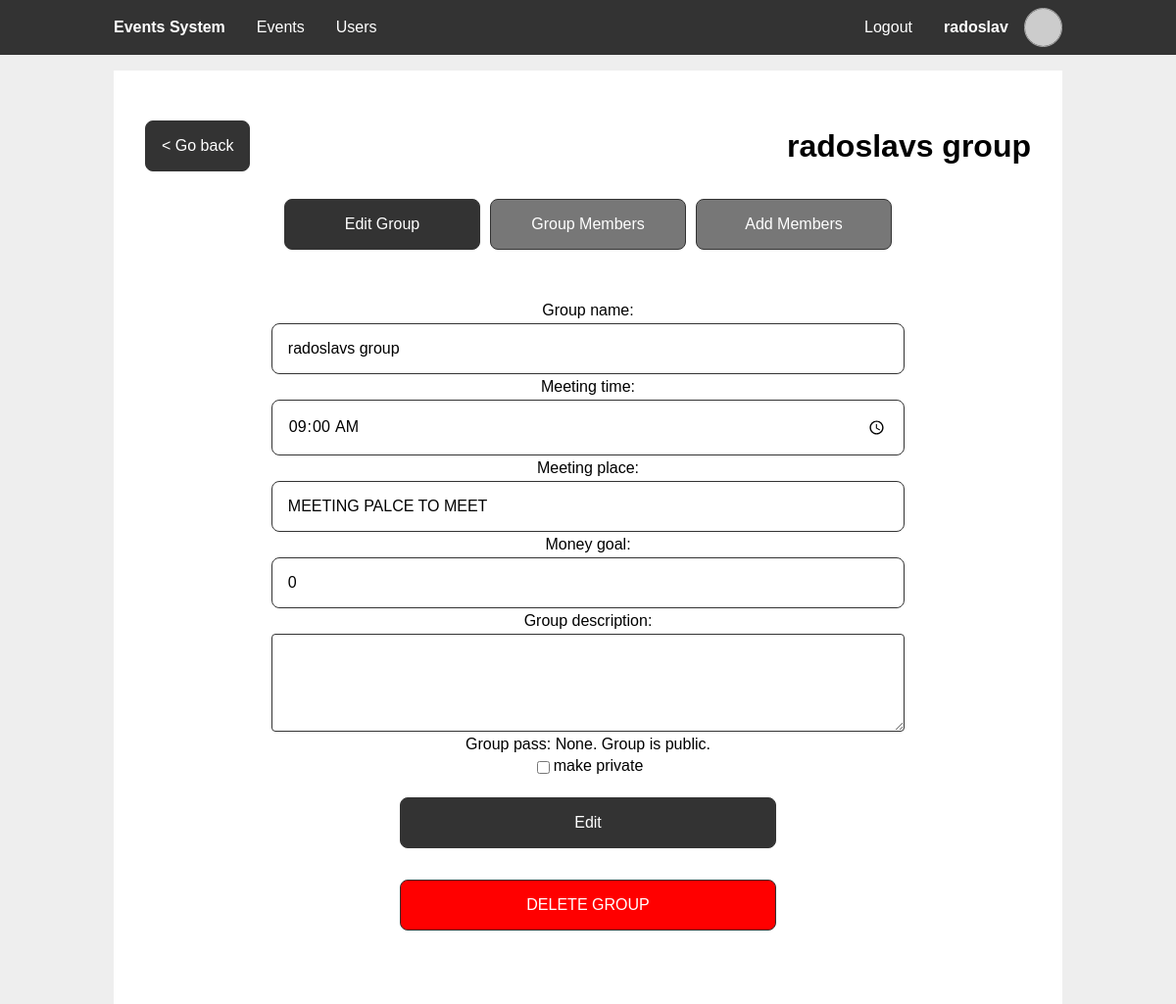
Page /group_edit.php?event_id=1&group_id=1&year=2025 (signed in) on the committed database.
### tables this page shows
CREATE TABLE `users` (
  `id` int(11) NOT NULL,
  `username` varchar(50) NOT NULL,
  `email` varchar(50) DEFAULT NULL,
  `birthday_event` int(11) NOT NULL,
  `password_hash` char(60) NOT NULL
);

CREATE TABLE `event_groups` (
  `group_id` int(11) NOT NULL,
  `creator_id` int(11) NOT NULL,
  `group_name` varchar(50) NOT NULL,
  `money_goal` int(10) NOT NULL DEFAULT 0,
  `meeting_time` time NOT NULL DEFAULT '09:00:00',
  `meeting_place` varchar(50) DEFAULT NULL,
  `group_description` varchar(250) DEFAULT NULL,
  `group_pass` char(8) DEFAULT NULL
);

### includes/db_users.php (called while the page is built, shortened)
<?php
function getUserById($user_id) {
  $pdo = getPDO();
  $stmt = $pdo->prepare('SELECT u.id,
                                u.username,
                                u.email,
                                e.date AS birthdate
                        FROM users u
                        JOIN events e ON u.birthday_event = e.event_id
                        WHERE u.id = ?');
  $stmt->execute([$user_id]);
  $user = $stmt->fetch();
  return $user;
}
?>

### includes/session.php (called while the page is built, shortened)
<?php
require_once "db_users.php";
function getUserId() {
  global $user;
  if (!$user) {
    $user = getUserById($_SESSION['user_id'] ?? null);
  }
  return $user["id"];
}
function ensureLoggedIn() {
  if (!getUserId()) {
    header('Location: ./login.php');
    exit;
  }
}
?>

### includes/gravatar.php (called while the page is built)
<?php
function gravatarUrl($arg) {
  $email = is_string($arg) ? $arg : ($arg['email'] ?: $arg['username']);
  return "https://www.gravatar.com/avatar/".hash("sha256", strtolower(trim($email)))."?d=identicon";
}
?>

### includes/db_groups.php (called while the page is built, shortened)
<?php
function getGroupById($group_id) {
  $pdo = getPDO();
  $stmt = $pdo->prepare('SELECT *
                        FROM event_groups
                        WHERE group_id = ?');
  $stmt->execute([$group_id]);
  return $stmt->fetch();
}
?>

### group_edit.php (the view, shortened to what this page needs)
<?php
require_once 'includes/session.php';
require_once 'includes/db_groups.php';
ensureLoggedIn();
$event_id = $_GET['event_id'];
$group_id = $_GET['group_id'];
$group = getGroupById($group_id);
?>
<?php
$page_styles = ['styles/groups.css'];
include 'templates/main_header.php';
?>
<section class="content">
  <header>
    <a class="btn" href="group_view.php?event_id=<?php echo $event_id ?>&group_id=<?php echo $group_id ?>&year=<?php echo $_GET['year'] ?>"
    >&lt Go back</a>
    <h1><?php echo $group['group_name'] ?></h1>
  </header>
  <div class="two-items">
    <button id="btn-toggle-edit" class="btn" onclick="changeToEditGroupPanel()">Edit Group</button>
    <button id="btn-toggle-members" class="btn inactive" onclick="changeToGroupMembersPanel()">Group Members</button>
    <button id="btn-toggle-add" class="btn inactive" onclick="changeToAddMembersPanel()">Add Members</button>
  </div>
  <section id="group-edit-panel" class="content group-form">
    <form method="POST">
      <label for="group-name">Group name:</label>
      <input type="text" id="group-name" name="group-name" maxlength="50" value="<?php echo $group['group_name'] ?>">
      <label for="meeting-time">Meeting time:</label>
      <input type="time" id="meeting-time" name="meeting-time" value="<?php echo $group['meeting_time'] ?>">
      <label for="meeting-place">Meeting place:</label>
      <input type="text" id="meeting-place" name="meeting-place" maxlength="50" value="<?php echo $group['meeting_place'] ?>">
      <label for="money-goal">Money goal:</label>
      <input type="number" id="money-goal" name="money-goal" min="0" value="<?php echo $group['money_goal'] ?>">
      <label for="group-description">Group description:</label>
      <textarea type="text" id="group-description" name="group-description" maxlength="250"><?php echo $group['group_description'] ?></textarea>
      <label>Group pass: <?php if ($group['group_pass']) echo $group['group_pass']; else echo 'None. Group is public.'; ?></label>
      <div class="two-items">
        <input type="checkbox" id="is-private" name="is-private" <?php if ($group['group_pass']) {echo 'checked';} ?>>
        <label for="is-private">make private</label>
      </div>
      <button type="submit" class="btn" name="update-group">Edit</button>
      <button type="button" id="btn-delete-group" class="btn delete" onclick="confirmGroupDelete()">DELETE GROUP</button>
    </form>
  </section>
</section>
<?php
include 'templates/main_footer.php'
?>

### templates/main_header.php (shortened to what this page needs)
<?php
require_once 'includes/gravatar.php';
function active($param) {
  $isActive = basename($_SERVER['SCRIPT_NAME'], ".php") === $param;
  echo $isActive ? 'class="active"' : '';
}
?>
<!DOCTYPE html>
<html lang="en">
<head>
  <link rel="stylesheet" href="styles/main.css">
  <?php foreach ($page_styles as $style): ?>
    <link rel="stylesheet" href="<?php echo $style?>">
  <?php endforeach ?>
</head>
<body>
  <nav>
    <div class="wrapper">
      <ul>
        <li>
          <span><h1>Events System</h1></span>
        </li>
      </ul>
      <?php if (isset($user) && $user): ?>
      <ul class="middle">
        <li>
          <a href="./" <?php active("index") ?>>Events</a>
        </li>
        <li>
          <a href="./users.php" <?php active("users") ?>>Users</a>
        </li>
      </ul>
      <ul>
        <li>
          <a href="logout.php">Logout</a>
        </li>
        <li>
          <a href="profile.php" <?php active("profile") ?>>
            <div class="profile-info">
              <strong><?php echo $user['username'] ?></strong>
              <img class="profile-picture" alt="Profile Picture" src="<?php echo gravatarUrl($user) ?>">
            </div>
          </a>
        </li>
      </ul>
      <?php endif ?>
    </div>
  </nav>
  <main class="wrapper">

### styles/main.css (style rules this page uses)
:root { --color-accent: #333; --color-accent-active: #444; --color-accent-inactive: #777; --color-background: #fff; --color-background-body: #eee; --color-text: #000; --color-text-accent: #fff; --color-text-error: #f00; --color-text-error-active: #e60000; --color-text-confirm: #0f0; --color-text-confirm-active: #00e600; --nav-height: 3.5em; }
* { box-sizing: border-box; }
body { font-family: sans-serif; color: var(--color-text); background-color: var(--color-background-body); min-height: 100vh; margin: 0; }
h1 { font-size: 2em; }
ul { list-style: none; padding: 0; margin: 0; }
a { color: inherit; }
form input, form .btn, form select, form .select-dynamic form textarea { width: 100%; }
input, select, .select-dynamic, textarea, .btn { display: block; font-size: inherit; font-family: inherit; border: 1px solid var(--color-accent); padding: 1em; margin: 1em 0; border-radius: 0.5em; text-decoration: none; }
input[type=checkbox], input[type=radio] { width: unset; display: unset; }
label { display: block; }
.btn { cursor: pointer; color: var(--color-text-accent); background-color: var(--color-accent); text-align: center; align-content: center; }
.btn.delete { color: var(--color-text-accent); background-color: var(--color-text-error); }
.btn.inactive { background-color: var(--color-accent-inactive); }
.wrapper { width: 100%; max-width: 1000px; margin: 0 auto; }
body > main { flex-grow: 1; }
body > nav { display: flex; justify-content: center; width: 100%; top: 0; left: 0; color: var(--color-text-accent); background-color: var(--color-accent); z-index: 1; }
body > nav h1 { margin: 0; padding: 0; }
body > nav .wrapper { display: flex; flex-direction: column; }
body > nav a { text-decoration: none; }
body > nav ul { display: flex; align-items: center; flex-direction: column; }
body > nav ul.middle { flex-grow: 1; margin: 1em 0; }
body > nav li { height: var(--nav-height); width: 100%; }
body > nav li > a, body > nav li > span { display: flex; align-items: center; justify-content: center; padding: 0 1em; height: 100%; }
body > nav .profile-info { height: 100%; }
body > nav .profile-picture { height: 70%; }
header { display: flex; justify-content: space-between; align-items: center; }
.content { padding: 2em; background-color: var(--color-background); margin: 1em; }
.profile-info { display: flex; align-items: center; gap: 1em }
.profile-picture { border-radius: 50%; border: 1px solid #aaa; }
@media only screen and (min-width: 768px) { body { flex-direction: unset; padding-top: var(--nav-height); } }
@media only screen and (min-width: 768px) { form input, form select, form .select-dynamic, form .btn, textarea { width: 24em; } }
@media only screen and (min-width: 768px) { body > nav { position: fixed; } }
@media only screen and (min-width: 768px) { body > nav h1 { font-size: 1em; } }
@media only screen and (min-width: 768px) { body > nav .wrapper { flex-direction: row; } }
@media only screen and (min-width: 768px) { body > nav ul { flex-direction: row; } }
@media only screen and (min-width: 768px) { body > nav ul.middle { flex-direction: row; margin: unset; } }
@media only screen and (min-width: 768px) { body > nav li { width: unset; } }

### styles/groups.css (style rules this page uses)
.two-items { display: flex; margin: 4px; justify-content: center; white-space: nowrap; }
.two-items button { width: 200px; margin: 5px; }
.content.group-form form { display: flex; flex-direction: column; align-items: center; }
.content.group-form input { width: 80%; margin: 4px; }
.content.group-form textarea { width: 80%; min-height: 100px; max-height: 150px; margin: 4px; border-radius: 0.25em; resize: vertical; }

### rows in the picture
users: username "radoslav"
event_groups: group_name "radoslavs group", group-name "radoslavs group", meeting-time "09:00:00", meeting-place "MEETING PALCE TO MEET", money-goal "0"
